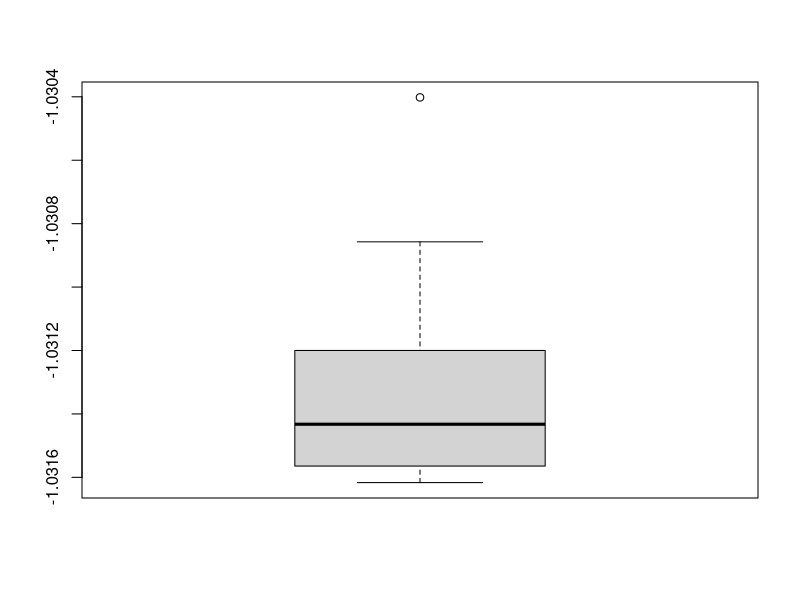

Generate this figure with R:
#Funcion objetivo
camel6 <- function(xx)
{
  x1 <- xx[1]
  x2 <- xx[2]
	
  term1 <- (4-2.1*x1^2+(x1^4)/3) * x1^2
  term2 <- x1*x2
  term3 <- (-4+4*x2^2) * x2^2
	
  y <- term1 + term2 + term3
  return(y)
}
#Funcion para soluciones vecinas
solucion_vecina<-function(Sol_actual,desv){
   Q=Sol_actual
   for (y in 1:length(Q)){
      Q[y]=rnorm(1,mean=Q[y],sd=desv)
   }
   return(Q)
}
#Funcion para solucion aleatoria inicial
solucion_aleatoria<-function(){
    return(runif(n=2))
}
#Funcion de recocido
recocido<-function(temp_inicial,temp_final,enfriamiento,iteraciones){
    mejor_imagen=Inf
    solucion_actual=solucion_aleatoria()
    Temp=temp_inicial
    mejor_sol=solucion_actual
    while(Temp>temp_final){
        for(i in 1:iteraciones){
            sol=solucion_vecina(solucion_actual,0.1)
            if(camel6(sol)<mejor_imagen){
                solucion_actual=sol
                mejor_sol=sol
                mejor_imagen=camel6(sol)

            }
            else{
                #Criterio de metropolis
                delta=camel6(sol)-camel6(solucion_actual)
                r=runif(1)
                if(r<exp(-delta/Temp)){
                    solucion_actual=sol
            
                }
            }
        }
        Temp=enfriamiento*Temp
    }
    return(c(mejor_imagen,mejor_sol))
}

inicio<-Sys.time()

columns = c("y","x1","x2","tiempo en segundos") 
df = data.frame(matrix(nrow = 0, ncol = length(columns))) 
colnames(df) = columns
for(i in 1:30){
  start.time <- Sys.time()
  h<-recocido(100000,1,0.95,200)
  end.time <- Sys.time()
  tiempo<-end.time-start.time
  df[nrow(df) + 1,] <- c(h,tiempo)
}
fin<-Sys.time()
print(df)
print("El mejor mínimo encontrado es:")
print(min(df$y))
print("El peor mínimo encontrado es:")
print(max(df$y))
print("El minimo promedio es:")
print(mean(df$y))
print("La desviación estándar de los mínimos es:")
print(sd(df$y))
print("La diferencia entre el promedio y el óptimo real:")
print(mean(df$y)+1.0316)
print(fin-inicio)
boxplot(df$y)
